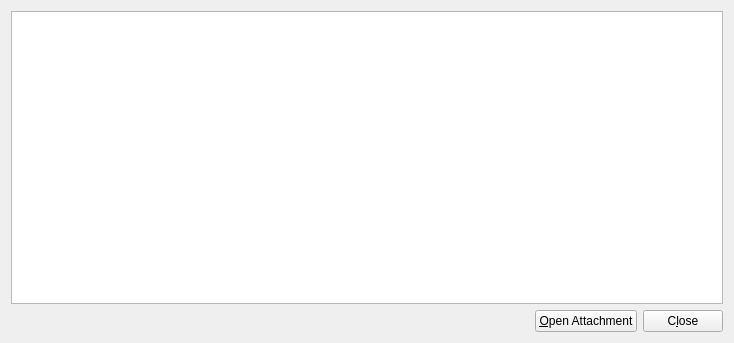
<?xml version="1.0" encoding="UTF-8"?>
<ui version="4.0">
 <class>TransactionDescDialog</class>
 <widget class="QDialog" name="TransactionDescDialog">
  <property name="geometry">
   <rect>
    <x>0</x>
    <y>0</y>
    <width>734</width>
    <height>343</height>
   </rect>
  </property>
  <property name="windowTitle">
   <string>Transaction details</string>
  </property>
  <layout class="QVBoxLayout" name="verticalLayout">
   <item>
    <widget class="QTextEdit" name="detailText">
     <property name="toolTip">
      <string>This pane shows a detailed description of the transaction</string>
     </property>
     <property name="readOnly">
      <bool>true</bool>
     </property>
     <property name="textInteractionFlags">
      <set>Qt::LinksAccessibleByMouse|Qt::TextSelectableByKeyboard|Qt::TextSelectableByMouse</set>
     </property>
    </widget>
   </item>
   <item>
    <layout class="QHBoxLayout" name="horizontalLayout">
     <item>
      <spacer name="horizontalSpacer">
       <property name="orientation">
        <enum>Qt::Horizontal</enum>
       </property>
       <property name="sizeHint" stdset="0">
        <size>
         <width>40</width>
         <height>20</height>
        </size>
       </property>
      </spacer>
     </item>
     <item>
      <widget class="QPushButton" name="btnOpen">
       <property name="toolTip">
        <string>Open the attachment</string>
       </property>
       <property name="text">
        <string>&amp;Open Attachment</string>
       </property>
       <property name="autoDefault">
        <bool>false</bool>
       </property>
      </widget>
     </item>
     <item>
      <widget class="QPushButton" name="btnClose">
       <property name="sizePolicy">
        <sizepolicy hsizetype="Minimum" vsizetype="Minimum">
         <horstretch>0</horstretch>
         <verstretch>0</verstretch>
        </sizepolicy>
       </property>
       <property name="text">
        <string>C&amp;lose</string>
       </property>
       <property name="autoDefault">
        <bool>false</bool>
       </property>
      </widget>
     </item>
    </layout>
   </item>
  </layout>
 </widget>
 <resources/>
 <connections/>
</ui>
